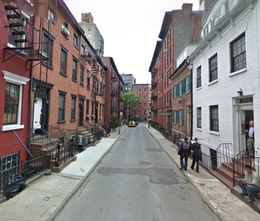
%> input picture project1/natural_scene_3.jpg, 260 x 221 px, shrunk from 1168 x 992 before the run
$ octave q2.m   (GNU Octave 9; MATLAB toolbox functions it lacks are replaced by stand-ins)
%> lines starting %> are read from the running program, lines starting %| are printed output that depends on the picture
% Read image and fft
m = rgb2gray(imread('natural_scene_3.jpg'));
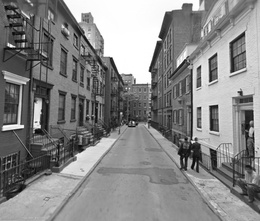
%> m: size 221x260 uint8; min 1, max 255, mean 134.2
% m = imresize(m, [120, 160]);
%A = abs(fft2(m));
A = abs(fft2(m)) .^ 2;
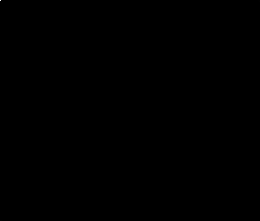
%> A: size 221x260 double; min 0.391, max 5.95e+13, mean 1250418625; drawn with min black and max white

[h, w] = size(A);
%> h = 221; w = 260
[theta, r_max] = cart2pol(h, w);
%> theta = 0.866; r_max = 341.2
[theta, r_min] = cart2pol(1, 1);

num_bins = 20;
bars = r_min:(r_max-r_min)/(num_bins):r_max;
%> bars = 21 values from 1.41 to 341.2
power_sum = zeros(1, num_bins);
for i = 1:h
for j = 1:w
	[theta, r] = cart2pol(i, j);
	for k = 1:num_bins
		%if r >= bars(k) && r < 2 * bars(k)
        if abs(r - bars(k)) < 0.05
			power_sum(k) = power_sum(k) + (A(i, j));
		end
	end
end
end
%> after the loop, power_sum = 20 values, max 5.95e+13 at index 1, min 57641660.3 at index 8, mean 2.98e+12
%x = bars(1:num_bins);
%y = power_sum;
x = log(bars(1:num_bins));
%> x = 20 values from 0.347 to 5.78
y = log(power_sum);
%> y = 20 values, max 31.72 at index 1, min 17.87 at index 8, mean 20.83

plot(x, y);
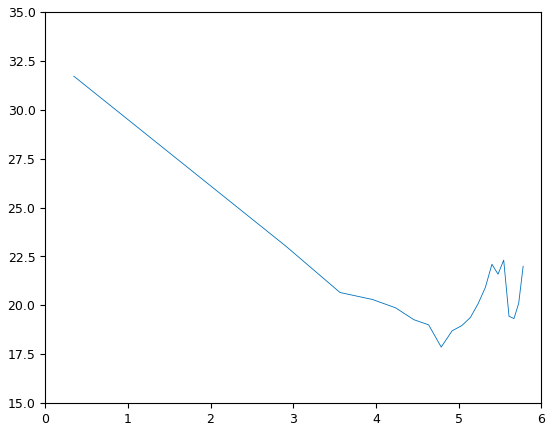
%> figure redrawn from the program's plot data; curve peaks at x = 0.347, y = 31.72
